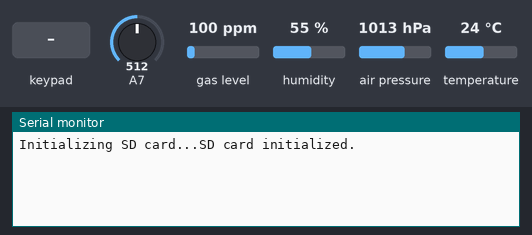
Recording of a sketch running on a simulated Arduino Mega 2560, built with avr-gcc and run on an emulated ATmega2560. Parts: the last lines printed to the serial monitor. The inputs (shaded band) are chosen by the test bench; at power-on: humidity 55 %, A7 = 512, air pressure 1013 hPa, temperature 24 °C, gas level 100 ppm. Storage starts empty.

Above: at 0.8 s.
0.9 s: key '1' pressed
At 1.4 s:
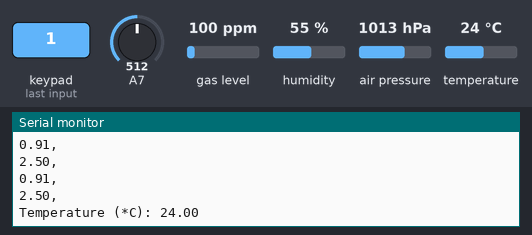
2.5 s: humidity set to 22 %
At 2.53 s:
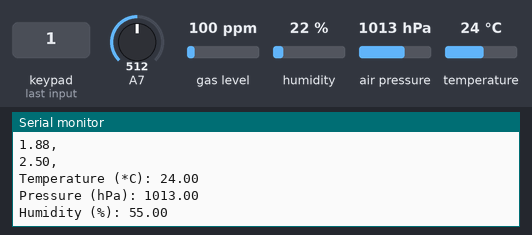
5.5 s: A7 set to 992
At 7.41 s:
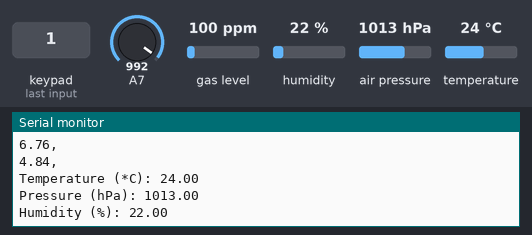
8.5 s: air pressure set to 952 hPa
At 9.85 s:
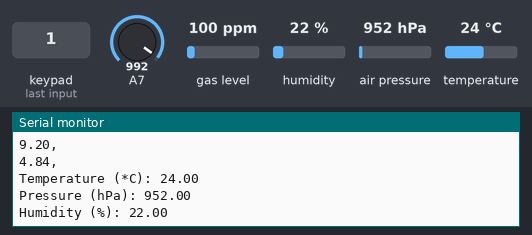
11.5 s: A7 set to 716
14.5 s: temperature set to 12 °C
At 17.45 s:
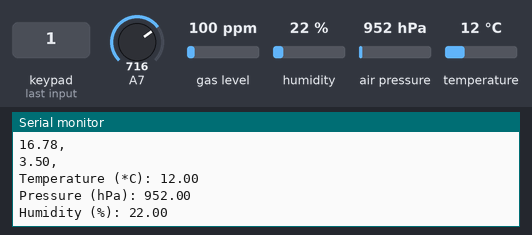
Timing chart, 0 to 18.5 s (numbered marks = the images above; inputs shaded):
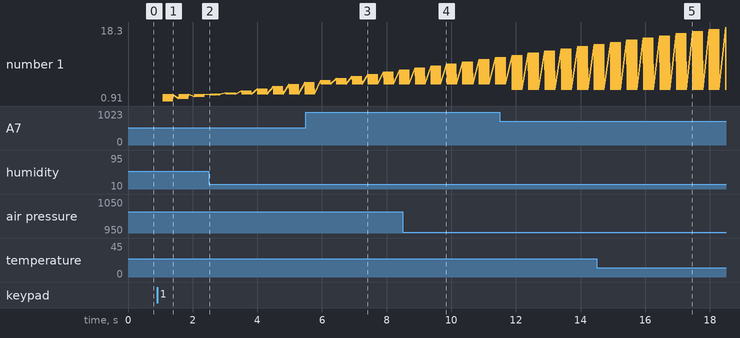

Measured:
- after the input at 0.9 s, the serial monitor: prints a new line after 0.19 s (image 1)
- after the input at 5.5 s, the serial monitor: prints a new line after 0.47 s (image 3)
- after the input at 8.5 s, the serial monitor: prints a new line after 0.71 s (image 4)
- after the input at 14.5 s, the serial monitor: prints a new line after 0.74 s (image 5)

The sketch:

Datalogger.ino
```cpp
// PHYS 398 SP20 Group 1: Data Acquisition Software
//

#include <Wire.h>
#include <SPI.h>
#include <SD.h>
#include <Adafruit_Sensor.h>
#include "Adafruit_BME680.h"
#include <Adafruit_GPS.h>
#include <LiquidCrystal.h>
#include <Keypad.h>


// Set true for serial printing
bool DEBUG = true;


// Set BME sampling
#define BME_SCK 13
#define BME_MISO 12
#define BME_MOSI 11
#define BME_CS 10
#define SEALEVELPRESSURE_HPA (1013.25)

// Set GPS interface
#define GPSSerial Serial2
Adafruit_GPS GPS(&GPSSerial);

// Initialize LCD
const int rs = 12, en = 11, d4 = 36, d5 = 34, d6 = 32, d7 = 30;
LiquidCrystal lcd(rs, en, d4, d5, d6, d7);

// Initialize Keypad
const int ROWS = 4;
const int COLS = 3;
char keys[ROWS][COLS] = {
  {'1','2','3',},
  {'4','5','6',},
  {'7','8','9',},
  {'*','0','#',}
};
byte rowPins[ROWS] = {31,33,35,37}; //connect to the row pinouts of the keypad
byte colPins[COLS] = {2,3,18}; //connect to the column pinouts of the keypad
Keypad keypad = Keypad(makeKeymap(keys), rowPins, colPins, ROWS, COLS );

// Initialize BME 680
Adafruit_BME680 bme;

// Set SD chipSelect
const int chipSelect = 53;

// Set GPS PPS interrupt pin
int PPS_pin = 19;

float interrupt_time;
bool interrupt_flag = false;

// PPS interrupt
void PPS_ISR () {
    interrupt_time = micros();
    interrupt_flag = true;
}

// SD output files
String sensorDataFile = "sensor_data.csv";
String clockDriftFile = "clock_drift.csv";

void setup() {

    if (DEBUG) {
        // Open serial communications and wait for port to open:
        Serial.begin(9600);
        while (!Serial) {
            ; // wait for serial port to connect. Needed for native USB port only
        }
        // Check BME 680 connection
        if (!bme.begin()) {
            Serial.print("Could not find a valid BME680 sensor, check wiring!");
            while (1);
        }
        // Check SD card connection
        Serial.print("Initializing SD card...");
        if (!SD.begin(chipSelect)) {
            Serial.println("Card failed, or not present");
            while (1);
        }
        Serial.println("SD card initialized.");
    }
    // Check BME/SD card connection
    else if (!SD.begin(chipSelect) || !bme.begin()) {
        while (1);
    }

    // Open GPS communications
    GPS.begin(9600);

    // Initialize BME 680 sensors
    bme.setTemperatureOversampling(BME680_OS_8X);
    bme.setHumidityOversampling(BME680_OS_2X);
    bme.setPressureOversampling(BME680_OS_4X);
    bme.setIIRFilterSize(BME680_FILTER_SIZE_3);
    bme.setGasHeater(320, 150); // 320*C for 150 ms

    // Set PPS interrupt
    attachInterrupt(digitalPinToInterrupt(PPS_pin), PPS_ISR, RISING);

    // Record PPS signal timing until keypad "1" pressed
    // Used in post-processing for increasing timing accuracy
    File fileIO = SD.open(clockDriftFile, FILE_WRITE);
    char key = keypad.getKey();
    while (!(key == '1'))  {
        // If PPS interrupt flag set, write interrupt time to file
        if (interrupt_flag) {
            fileIO.println(String(interrupt_time) + ',');
        }
        key = keypad.getKey();
    }
    fileIO.close();
    // Remove PPS interrupt
    detachInterrupt(digitalPinToInterrupt(PPS_pin));
}

void loop() {

    // Read current time (convert to seconds)
    double test_time_float[20];
    String test_time[20];
    double mic_data_float[20];
    String mic_data[20];
    // Sample microphone
    for (int i = 0; i < 20; ++i) {
        mic_data_float[i] = analogRead(7);
        test_time_float[i] = micros();
    }
    for (int i = 0; i < 20; ++i) {
        mic_data[i] = String((mic_data_float[i] * 5.0) / 1024);  // convert to volts
        test_time[i] = String(test_time_float[i] / 1000000);
    }

    if (!bme.performReading()) {
        return;
    }

    // BME 680
    // Read temperature (*C)
    String temperature = String(bme.temperature);
    // Read pressure (hPa)
    String pressure = String(bme.pressure / 100.);
    // Read humidity (%)
    String humidity = String(bme.humidity);
    // Read gas resistance (KOhms)
    //String gas = String(bme.gas_resistance / 1000.);
    // Read altitude (m)
    //String altitude = String(bme.readAltitude(SEALEVELPRESSURE_HPA));

    // Open SD file
    File fileIO = SD.open(sensorDataFile, FILE_WRITE);

    if (sensorDataFile) {
        // Write to SD
        for (int i = 0; i < 20; ++i) {
            fileIO.println(test_time[i] + ',');
            fileIO.println(mic_data[i] + ',');
        }
        fileIO.println(temperature + ',');
        fileIO.println(pressure + ',');
        fileIO.println(humidity + ',');
        //fileIO.println(gas + ',');
        //fileIO.println(altitude + ',');
        fileIO.println();
        if (DEBUG) {
            // Print to Serial
            for (int i = 0; i < 20; ++i) {
                Serial.println(test_time[i] + ',');
                Serial.println(mic_data[i] + ',');
            }
            Serial.println("Temperature (*C): " + temperature);
            Serial.println("Pressure (hPa): " + pressure);
            Serial.println("Humidity (%): " + humidity);
            //Serial.println("Gas (KOhms): " + gas);
            //Serial.println("Altitude (m): " + altitude);
            Serial.println();
        }
        fileIO.close();
    }
    // Open file failure
    else {
        if (DEBUG) {
            Serial.println("Error opening file: " + sensorDataFile);
        }
    }

    //Serial.println("Time (s): " + testTime);
}
```
